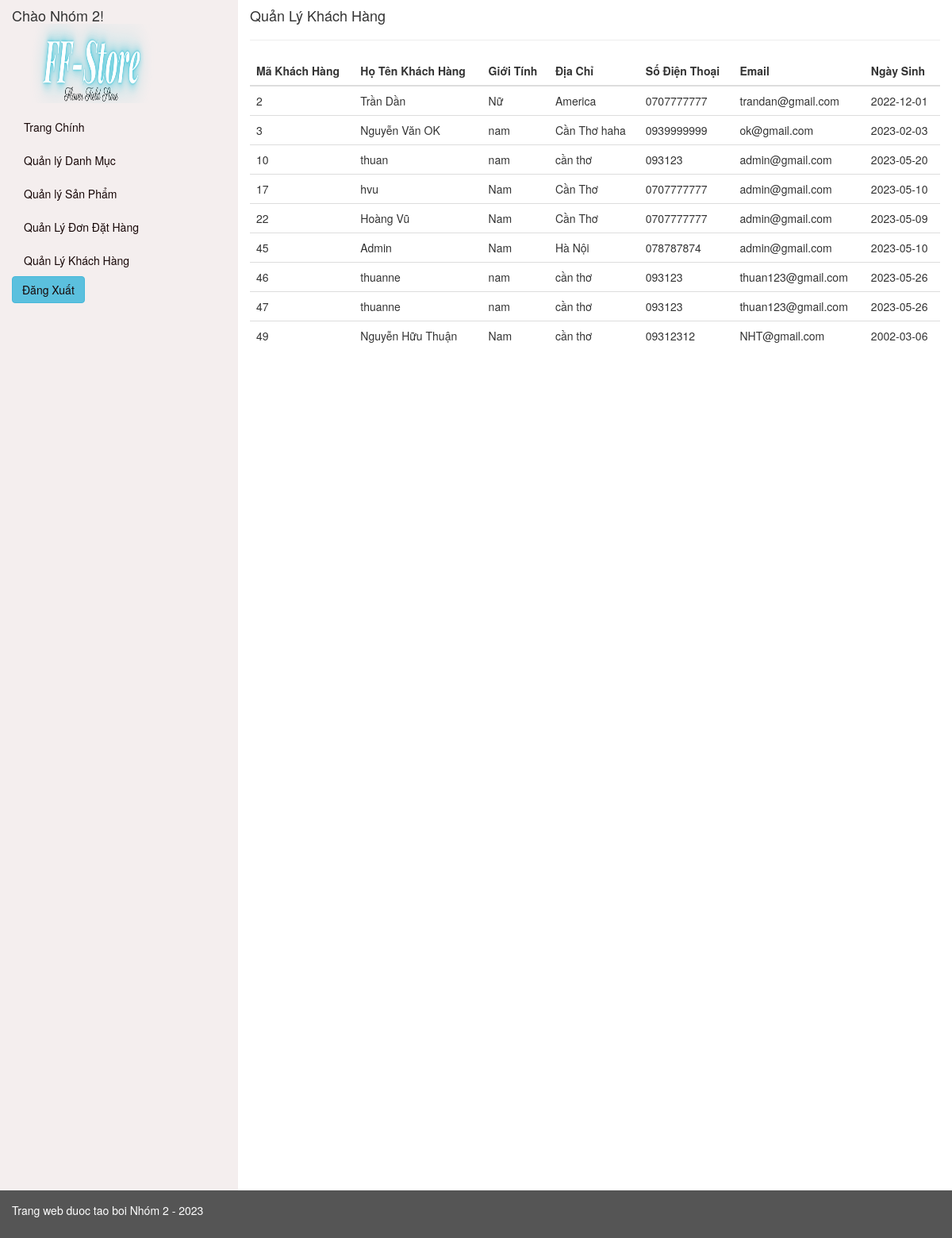
/admin/index.php?p=user, run on the app's committed database.
### tables this page shows
CREATE TABLE `khachhang` (
  `MaKH` int(20) NOT NULL,
  `HoTenKH` varchar(20) NOT NULL,
  `GioiTinh` varchar(5) NOT NULL,
  `DiaChi` varchar(20) NOT NULL,
  `SDT` varchar(20) NOT NULL,
  `Email` varchar(20) NOT NULL,
  `NgaySinh` date NOT NULL,
  `MatKhau` varchar(20) NOT NULL
);

### admin/index.php (called while the page is built, shortened)
<?php
    include('../admin/theme.php')
?>

### admin/qluser.php (called while the page is built, shortened)
<?php
    class khachhang {
        public static function layDanhSach($conn) {
            $Dskhachhang = array();
            $sql = "SELECT * FROM khachhang";
            $result = $conn->query($sql);
            if ($result->num_rows > 0) {
                while($row = $result->fetch_assoc()) {
                    $khachhang_obj = new khachhang();
                    $khachhang_obj->MaKH = $row["MaKH"];
                    $khachhang_obj->HoTenKH = $row["HoTenKH"];
                    $khachhang_obj->GioiTinh = $row["GioiTinh"];
                    $khachhang_obj->DiaChi = $row["DiaChi"];
                    $khachhang_obj->SDT = $row["SDT"];
                    $khachhang_obj->Email = $row["Email"];
                    $khachhang_obj->NgaySinh = $row["NgaySinh"];
                    $khachhang_obj->MatKhau=$row["MatKhau"];
                    $Dskhachhang[] = $khachhang_obj;
                }
            }
            return $Dskhachhang;
        }
    }
?>

### admin/qluserview.php (the view, shortened to what this page needs)
<?php
    include('./qluser.php');
    $data = khachhang::layDanhSach($conn);
?>
<table class="table">
    <thead>
        <tr>
            <th>Mã Khách Hàng</th>
            <th>Họ Tên Khách Hàng </th>
            <th>Giới Tính </th>
            <th>Địa Chỉ </th>
            <th>Số Điện Thoại </th>
            <th>Email </th>
            <th>Ngày Sinh </th>
        </tr>
    </thead>
    <tbody>
        <?php
            foreach($data as $item)
            {
        ?>
            <tr>
                <td scope="row"><?php echo $item->MaKH ;?></td>
                <td><?php echo $item->HoTenKH;?></td>
                <td><?php echo $item->GioiTinh ;?></td>
                <td><?php echo $item->DiaChi ;?></td>
                <td><?php echo $item->SDT ;?></td>
                <td><?php echo $item->Email ;?></td>
                <td><?php echo $item->NgaySinh ;?></td>
            </tr>
        <?php
            }
        ?>
    </tbody>
</table>

### data on the page
khachhang: MaKH "2", HoTenKH "Trần Dần", GioiTinh "Nữ", DiaChi "America", SDT "0707777777", Email "trandan@gmail.com", NgaySinh "2022-12-01"
khachhang: MaKH "3", HoTenKH "Nguyễn Văn OK", GioiTinh "nam", DiaChi "Cần Thơ haha", SDT "0939999999", Email "ok@gmail.com", NgaySinh "2023-02-03"
khachhang: MaKH "10", HoTenKH "thuan", GioiTinh "nam", DiaChi "cần thơ", SDT "093123", Email "admin@gmail.com", NgaySinh "2023-05-20"
khachhang: MaKH "17", HoTenKH "hvu", GioiTinh "Nam", DiaChi "Cần Thơ", SDT "0707777777", Email "admin@gmail.com", NgaySinh "2023-05-10"
khachhang: MaKH "22", HoTenKH "Hoàng Vũ", GioiTinh "Nam", DiaChi "Cần Thơ", SDT "0707777777", Email "admin@gmail.com", NgaySinh "2023-05-09"
khachhang: MaKH "45", HoTenKH "Admin", GioiTinh "Nam", DiaChi "Hà Nội", SDT "078787874", Email "admin@gmail.com", NgaySinh "2023-05-10"
khachhang: MaKH "46", HoTenKH "thuanne", GioiTinh "nam", DiaChi "cần thơ", SDT "093123", Email "thuan123@gmail.com", NgaySinh "2023-05-26"
khachhang: MaKH "47", HoTenKH "thuanne", GioiTinh "nam", DiaChi "cần thơ", SDT "093123", Email "thuan123@gmail.com", NgaySinh "2023-05-26"
khachhang: MaKH "49", HoTenKH "Nguyễn Hữu Thuận", GioiTinh "Nam", DiaChi "cần thơ", SDT "09312312", Email "NHT@gmail.com", NgaySinh "2002-03-06"

### other printed values
$pages['trangchinh'][0] "Trang Chính"
$pages['danhmuc'][0] "Quản lý Danh Mục"
$pages['sp'][0] "Quản lý Sản Phẩm"
$pages['order'][0] "Quản Lý Đơn Đặt Hàng"
$pages['user'][0] "Quản Lý Khách Hàng"
$pages[$page][0] "Quản Lý Khách Hàng"
